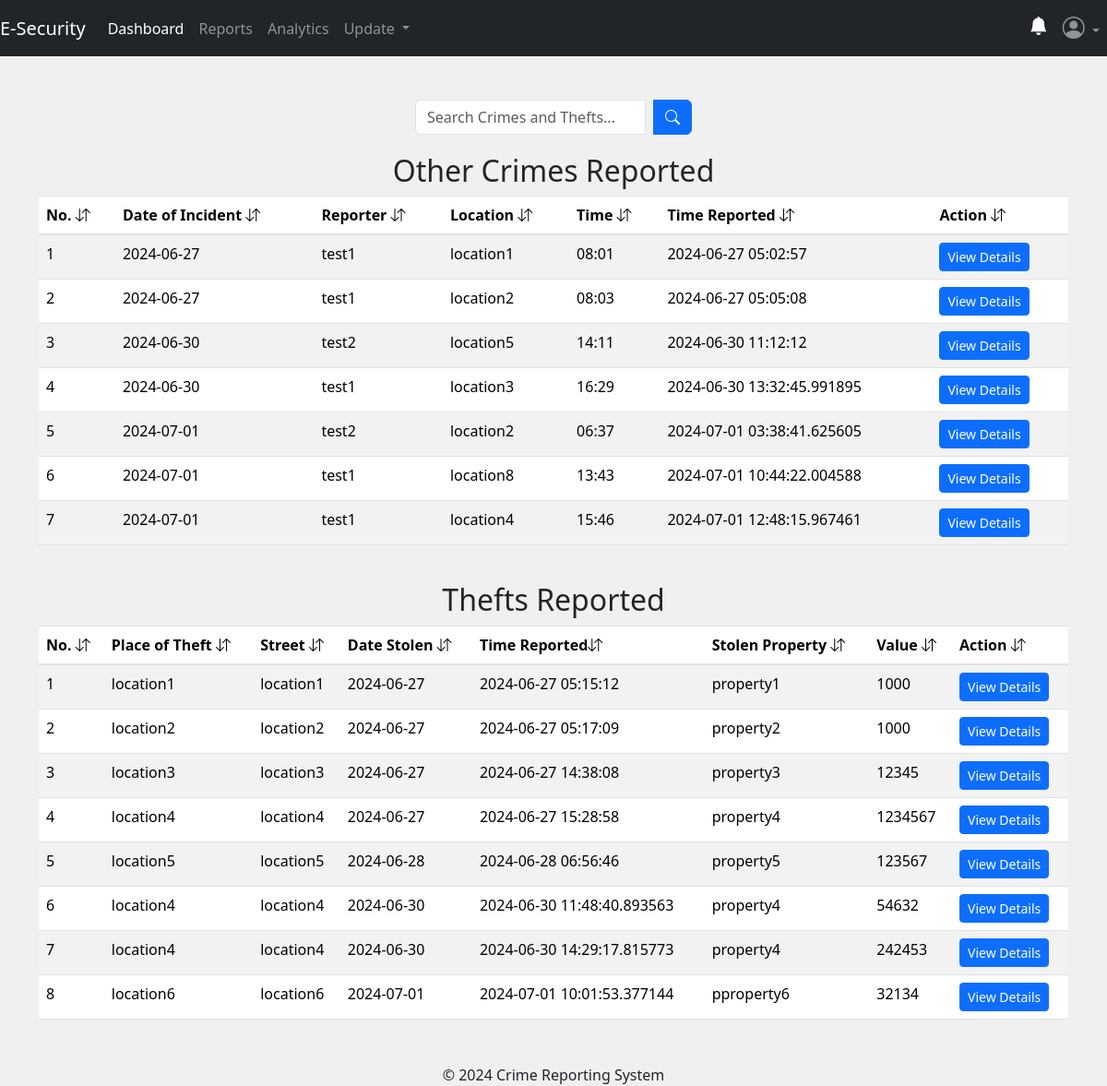
/admin/reports (signed in), run on an earlier commit of the app's database.
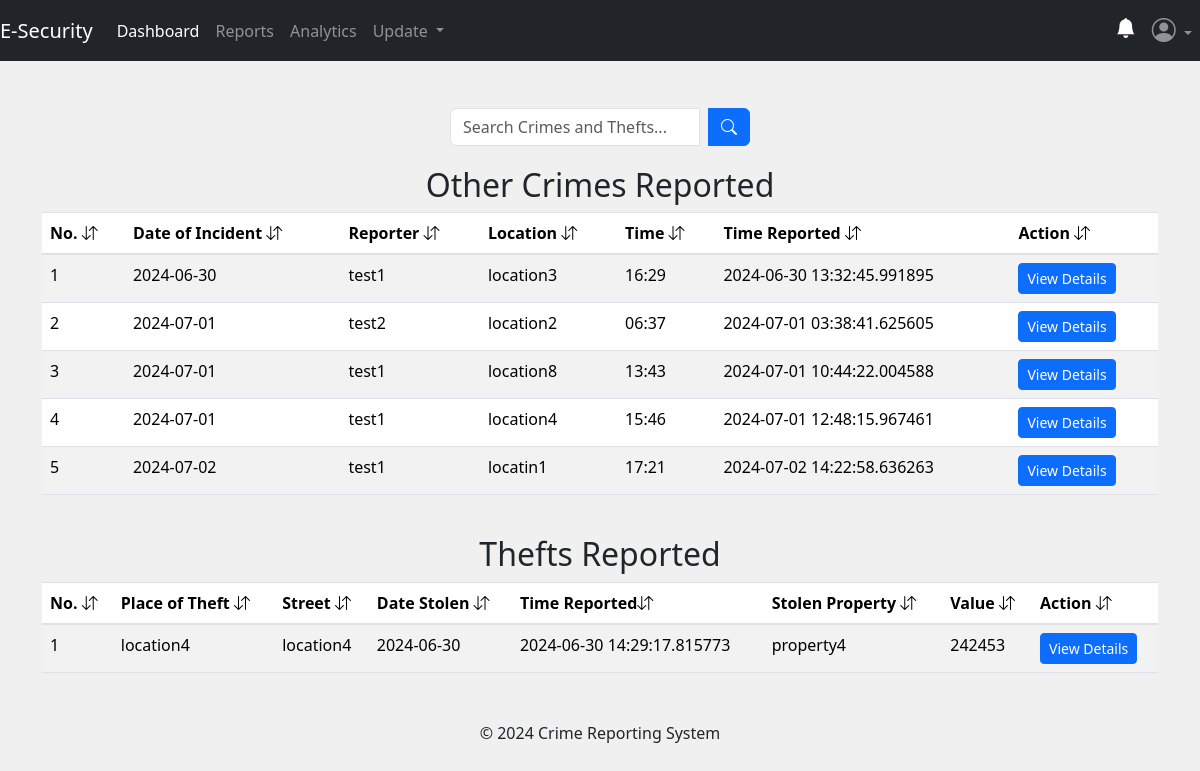
And on a later commit of the database.
### app/posts/models.py (models this page shows, shortened)
class Crime(db.Model, UserMixin):
    crime_id = db.Column(db.Integer, primary_key=True)
    date_of_incident = db.Column(db.String(10), nullable=False)
    issued_by = db.Column(db.String(20), nullable=True)
    time_of_incident = db.Column(db.String(10), nullable=False)
    phonenumber = db.Column(db.String(10), nullable=True)
    incident_location = db.Column(db.Text, nullable=False)
    incident_nature = db.Column(db.Text, nullable=False)
    incident_details = db.Column(db.Text, nullable=False)
    suspect_details = db.Column(db.Text, nullable=True)
    arrest_history = db.Column(db.Text, nullable=False)
    suspect_name = db.Column(db.String(10), nullable=True)
    comments = db.Column(db.Text, nullable=True)
    crime_status = db.Column(db.String(10), nullable=True)
    latitude = db.Column(db.Float)
    longitude = db.Column(db.Float)
    crime_file_upload = db.Column(db.Text, nullable=True)
    crime_file_name = db.Column(db.Text, nullable=True)
    crime_mimetype = db.Column(db.Text, nullable=True)
    date_crime_received = db.Column(db.DateTime(timezone=True), nullable=False, default=func.now())
    reporter_id = db.Column(db.Integer, db.ForeignKey('user.id'))

class Theft(db.Model, UserMixin):
    theft_id = db.Column(db.Integer, primary_key=True)
    place_of_theft = db.Column(db.String(50), nullable=False)
    street_address = db.Column(db.String(30), nullable=False)
    city = db.Column(db.String(10), nullable=False)
    date_of_theft = db.Column(db.String(10), nullable=False)
    reported_by = db.Column(db.String(10), nullable=True)
    phone_number = db.Column(db.String(10), nullable=False)
    value = db.Column(db.Integer, nullable=False)
    time_of_theft = db.Column(db.String(10), nullable=False)
    stolen_property = db.Column(db.Text, nullable=False)
    description = db.Column(db.Text, nullable=False)
    theft_status = db.Column(db.String(10), nullable=True)
    latitude = db.Column(db.Float)
    longitude = db.Column(db.Float)
    theft_file_upload = db.Column(db.Text, nullable=True)
    theft_file_name = db.Column(db.Text, nullable=True)
    theft_mimetype = db.Column(db.Text, nullable=True)
    date_theft_received = db.Column(db.DateTime(timezone=True), nullable=False, default=func.now())
    victim_id = db.Column(db.Integer, db.ForeignKey('user.id'))

### app/admins/routes.py (the view)
@admins.route('/admin/reports')
@admin_required
def reports():
    search_query = request.args.get('search_query', '')
    try:
        if search_query:
            crimes = Crime.query.filter(
                Crime.incident_location.ilike(f'%{search_query}%') |
                Crime.issued_by.ilike(f'%{search_query}%') |
                Crime.date_of_incident.ilike(f'%{search_query}%') |
                Crime.time_of_incident.ilike(f'%{search_query}%') |
                Crime.date_theft_received.ilike(f'%{search_query}%') |
                Crime.crime_status.ilike(f'%{search_query}%')
            ).all()
            thefts = Theft.query.filter(
                Theft.place_of_theft.ilike(f'%{search_query}%') |
                Theft.street_address.ilike(f'%{search_query}%') |
                Theft.date_of_theft.ilike(f'%{search_query}%') |
                Theft.time_of_theft.ilike(f'%{search_query}%') |
                Theft.date_theft_received.ilike(f'%{search_query}%') |
                Theft.theft_status.ilike(f'%{search_query}%')
            ).all()
        else:
            crimes = Crime.query.all()
            thefts = Theft.query.all()
    except:
        current_app.logger.error("Database error:")
        flash("No reports with the keyword.", "warning")
        return redirect(url_for('admins.reports'))
    return render_template('admin/reports.html', title='Reports Dashboard', crimes=crimes, thefts=thefts)

### app/__init__.py (called while the page is built)
@login_manager.user_loader
def load_user(user_id):
    return models.User.query.get(user_id)

### app/admins/routes.py (called while the page is built)
def admin_required(f):
    @wraps(f)
    def decorated_function(*args, **kwargs):
        if not session.get('admin_id'):
            flash('You need to be logged in as an admin to access the page.', 'danger')
            return redirect(url_for('admins.adminIndex'))
        return f(*args, **kwargs)
    return decorated_function

### app/templates/admin/reports.html (shortened to what this page needs)
{% extends 'admin/layout.html' %}
{% block content %}
<div class="container">
    <br>
    <form method="GET" action="{{ url_for('admins.reports') }}" class="search-form">
        <div class="input-group search-input">
            <input type="text" name="search_query" class="form-control" placeholder="Search Crimes and Thefts...">
            <div class="input-group-append ms-2">
                <button type="submit" class="btn btn-primary">
                    <i class="bi bi-search"></i>
                </button>
            </div>
        </div>
    </form>
{% if crimes %}
  <table class="table table-striped table-hover">
    <h2 style="text-align: center;">Other Crimes Reported</h2>
    <thead>
        <tr>
            <th scope="col">No. <i class="bi bi-arrow-down-up"></i></th>
            <th scope="col">Date of Incident <i class="bi bi-arrow-down-up"></i></th>
            <th scope="col">Reporter <i class="bi bi-arrow-down-up"></i></th>
            <th scope="col">Location <i class="bi bi-arrow-down-up"></i></th>
            <th scope="col">Time <i class="bi bi-arrow-down-up"></i></th>
            <th scope="col">Time Reported <i class="bi bi-arrow-down-up"></i></th>
            <th scope="col">Action <i class="bi bi-arrow-down-up"></i></th>
        </tr>
    </thead>
    <tbody>
        {% for crime in crimes %}
            <tr>
                <td>{{ loop.index }}</td>
                <td>{{ crime.date_of_incident }}</td>
                <td>{{ crime.issued_by }}</td>
                <td>{{ crime.incident_location }}</td>
                <td>{{ crime.time_of_incident }}</td>
                <td>{{ crime.date_crime_received }}</td>
                <td>
                    <button class="btn btn-primary btn-sm" onclick="crimeDetails('{{ crime.crime_id }}')">
                        View Details
                    </button>
                </td>
            </tr>
        {% endfor %}
    </tbody>
  </table>
{% endif %}
{% if thefts %}
  <table class="table table-striped table-hover">
    <h2 style="text-align: center;">Thefts Reported</h2>
    <thead>
        <tr>
            <th scope="col">No. <i class="bi bi-arrow-down-up"></i></th>
            <th scope="col">Place of Theft <i class="bi bi-arrow-down-up"></i></th>
            <th scope="col">Street <i class="bi bi-arrow-down-up"></i></th>
            <th scope="col">Date Stolen <i class="bi bi-arrow-down-up"></i></th>
            <th scope="col">Time Reported<i class="bi bi-arrow-down-up"></i></th>
            <th scope="col">Stolen Property <i class="bi bi-arrow-down-up"></i></th>
            <th scope="col">Value <i class="bi bi-arrow-down-up"></i></th>
            <th scope="col">Action <i class="bi bi-arrow-down-up"></i></th>
        </tr>
    </thead>
    <tbody>
        {% for theft in thefts %}
            <tr>
                <td>{{ loop.index }}</td>
                <td>{{ theft.place_of_theft }}</td>
                <td>{{ theft.street_address }}</td>
                <td>{{ theft.date_of_theft }}</td>
                <td>{{ theft.date_theft_received }}</td>
                <td>{{ theft.stolen_property }}</td>
                <td>{{ theft.value }}</td>
                <td>
                    <button class="btn btn-primary btn-sm" onclick="theftDetails('{{ theft.theft_id }}')">
                        View Details
                    </button>
                </td>
            </tr>
        {% endfor %}
    </tbody>
  </table>
{% endif %}
</div>
{% endblock content %}

What changed in the data, as far as the page shows it:
removed Crime: date_of_incident "2024-06-27", issued_by "test1", incident_location "location1", time_of_incident "08:01", date_crime_received "2024-06-27 05:02:57"
removed Crime: date_of_incident "2024-06-27", issued_by "test1", incident_location "location2", time_of_incident "08:03", date_crime_received "2024-06-27 05:05:08"
removed Crime: date_of_incident "2024-06-30", issued_by "test2", incident_location "location5", time_of_incident "14:11", date_crime_received "2024-06-30 11:12:12"
removed Theft: place_of_theft "location1", street_address "location1", date_of_theft "2024-06-27", date_theft_received "2024-06-27 05:15:12", stolen_property "property1", value "1000"
removed Theft: place_of_theft "location2", street_address "location2", date_of_theft "2024-06-27", date_theft_received "2024-06-27 05:17:09", stolen_property "property2", value "1000"
removed Theft: place_of_theft "location3", street_address "location3", date_of_theft "2024-06-27", date_theft_received "2024-06-27 14:38:08", stolen_property "property3", value "12345"
removed Theft: place_of_theft "location4", street_address "location4", date_of_theft "2024-06-27", date_theft_received "2024-06-27 15:28:58", stolen_property "property4", value "1234567"
removed Theft: place_of_theft "location5", street_address "location5", date_of_theft "2024-06-28", date_theft_received "2024-06-28 06:56:46", stolen_property "property5", value "123567"
removed Theft: place_of_theft "location4", street_address "location4", date_of_theft "2024-06-30", date_theft_received "2024-06-30 11:48:40.893563", stolen_property "property4", value "54632"
removed Theft: place_of_theft "location6", street_address "location6", date_of_theft "2024-07-01", date_theft_received "2024-07-01 10:01:53.377144", stolen_property "pproperty6", value "32134"
added Crime: date_of_incident "2024-07-02", issued_by "test1", incident_location "locatin1", time_of_incident "17:21", date_crime_received "2024-07-02 14:22:58.636263"
